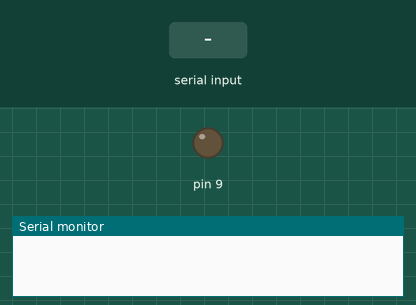
The sketch below on a simulated Arduino Uno, built with avr-gcc and run on an emulated ATmega328P. On the bench: output pins drawn as LEDs (lit = HIGH), the last lines printed to the serial monitor. The inputs (shaded band) are chosen by the test bench.

Above: at 1.2 s.
1.3 s: "yes" received over Serial
At 1.6 s:
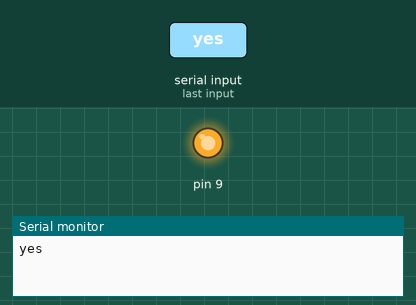
2.8 s: "no" received over Serial
At 3.9 s:
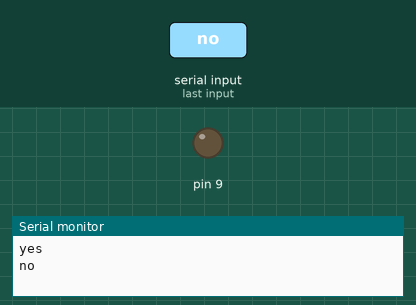
Timing chart, 0 to 5.8 s (numbered marks = the images above; inputs shaded):
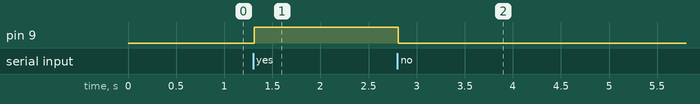

The sketch:

serial.read_use.ino
```cpp
char y;
String z="";
void setup() {
  // put your setup code here, to run once:
pinMode(9,OUTPUT);
Serial.begin(9600);
}

void loop() {
  // put your main code here, to run repeatedly:
while(Serial.available())
{
y = Serial.read();
z=z+y;
delay(3);
}
Serial.println(z);
if(z.length()>0)
{
if(z=="yes"){
digitalWrite(9,HIGH);
}
else if(z=="no"){
digitalWrite(9,LOW);
}
z="";
}
}
```

Measured:
- after the input at 1.3 s, pin 9: LOW → HIGH at once
- after the input at 2.8 s, pin 9: HIGH → LOW at once
